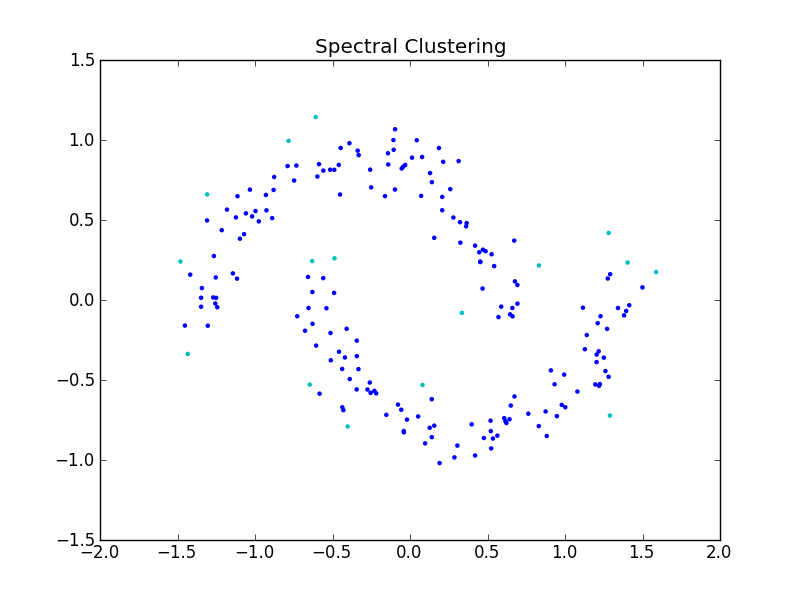

Recreate this plot in Python.
'''
Author: GanJi
No.201518008629004

Spectral Clustering
'''

import numpy as np
import matplotlib.pyplot as plt
import os

location = os.path.split(os.path.realpath(__file__))[0] + '\\'
data_name = 'spectrum_data.txt'
fig_name = 'SpectralClustering.png'

calc_dist = lambda x, y: sum(i * i for i in (x - y))
norm_vec = lambda x : x / np.sqrt(sum(i * i for i in x))

def nearest_neigbor(neigbors, point):
    m = len(neigbors)
    min_index = 0    
    min_dist = calc_dist(neigbors[0], point)

    for i in range(1, m):
        dist = calc_dist(neigbors[i], point)
        if min_dist > dist:
            min_index = i
            min_dist = dist

    return min_index

def k_means(data, k):
    iter_times_limit = 4
    
    means = []
    groups = []

    m = len(data)

    for i in range(0, k):
        means.append(data[i * m / k + m / k / 2.5])
        groups.append(list([]))

    for iter_time in range(0, iter_times_limit): 
        print '\n'
        for i in range(0, k):
            groups[i] = []

        for i in range(0, m):
            groups[ nearest_neigbor(means, data[i])].append( i)
        
        for i in range(0, k):
            print len(groups[i])
            means[i] = sum(data[j] for j in groups[i]) * 1.0 / len(groups[i])            
    
    return groups

def k_nearest_neigbor_weights(data, point, k_edge, varance = 10):
    dist_index = []
    dists = []
    m = len(data)
 
    for i in range(0, m):
        dists.append(calc_dist(data[i], point))
    dist_index =  np.argsort(dists)[1 : k_edge + 1]
    weights = [np.exp(- dists[i] * 1.0 / (2 * varance * varance)) for i in dist_index]
    
    return dist_index, weights

def calc_Lsym(data, k_edge = 10, varance = 10):
    m = len(data)
    W = np.zeros((m, m), dtype = 'float')
    for i in range(0, m):
        index, weights =  k_nearest_neigbor_weights(data, data[i], k_edge, varance)
        for j in range(0, len(index)):
            W[i, index[j]] = weights[j]

    D = np.zeros((m, m), dtype = 'float')
    for i in range(0, m):
        D[i, i] = sum(W[i])

    D = np.mat(D)
    W = np.mat(W)
    L = D - W
    D_inv_sqrt = np.zeros((m, m), dtype = 'float')
    for i in range(0, m):
        D_inv_sqrt[i, i] = 1.0 / np.sqrt(D[i, i])
    D_inv_sqrt = np.mat(D_inv_sqrt)
    Lsym = D_inv_sqrt * L * D_inv_sqrt
    
    return Lsym

def get_uniform_k_eig_mat(Lsym, k):
    eig_values, eig_vecs = np.linalg.eig(Lsym)
    eig_values = eig_values.real
    eig_vecs = eig_vecs.real

    counts = 0
    U = []
    T = []
    for i in np.argsort(eig_values):
        print eig_values[i]

    for i in np.argsort(eig_values):
        if (eig_values[i] > 0.0000001):
            T.append( norm_vec(eig_vecs[:, i]))
            counts = counts + 1
        if counts >= k:
            break

    T = np.array(np.hstack(T))
    return T             

def plot_regresstion(groups, data):
    m = len(groups)
    color_map = ['c', 'b', 'k', 'g', 'm', 'r']
    
    plt.figure()
    plt.title('Spectral Clustering')

    for i in range(0, m):
        group = np.vstack([data[j] for j in groups[i]]);
        plt.scatter(group[:, 0], group[:, 1], color = color_map[i], marker = '.')
       
    plt.savefig(location + fig_name)
    plt.show()

def spectrum_regression(data, k, k_edge = 10, varance = 10):
    t_data = get_uniform_k_eig_mat( calc_Lsym(data, k_edge, varance), k)
    groups = k_means(t_data, k)
    return groups
   
def run():
    if os.path.exists(location + data_name) == False:
        print 'CAN\'T find ' + location + data_name +',\nthe Data for spectral clustering is MISSING!\n'
        raw_input('press any key')
        return
    data = np.loadtxt(location + data_name, delimiter = ' ')
    groups = spectrum_regression(data, 2, 10, 10)
    plot_regresstion(groups, data)

run()
